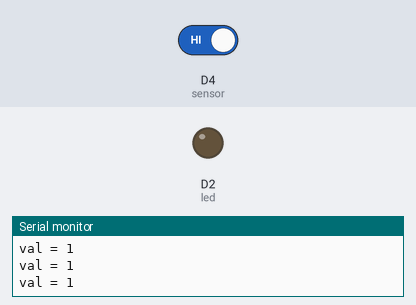
Simulated run of this sketch. Board: ESP8266 (NodeMCU). Parts: output pins drawn as LEDs (lit = HIGH), the last lines printed to the serial monitor. The inputs (shaded band) are chosen by the test bench; at power-on: D4 (sensor) HIGH.

Above: at 1.2 s.
1.3 s: D4 (sensor) driven LOW
At 2.1 s:
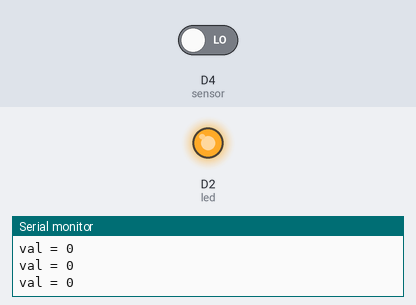
2.8 s: D4 (sensor) driven HIGH
At 3.3 s:
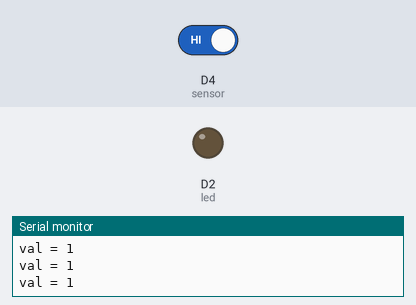
Timing chart, 0 to 5.8 s (numbered marks = the images above; inputs shaded):
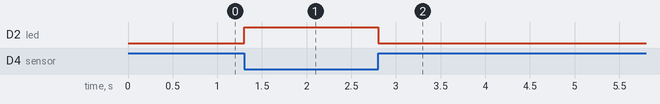

The sketch:

objectdetect.ino
```cpp
int led = D2;
int sensor = D4;
int val = 0;
void setup() {
  pinMode(led, OUTPUT);
  pinMode(sensor, INPUT);
  Serial.begin(9600);
}

void loop() {
  val = digitalRead(sensor);
  Serial.print("val = ");
  Serial.println(val);
  if (val == 0) {
    digitalWrite(led, HIGH);
  }
  else {
    digitalWrite(led, LOW);
  }
  delay(100);
}
// ในช่วงแรก LED ตรวจพบกระดาษขาวในระยะมากกว่า15 cm ซึ่งสามารถแก้ไขได้โดยใช้ไขควงไขทำให้ LED สามารถตรวจพบกระดาษขาวได้ในระยะ 15 cm ดับเมื่อตรวจไม่พบหรือวัตถุอยู่ไกลกว่า 15 cm และเมื่อทดลองกับวัตถุชนิดต่างๆ 5 ชนิดได้แก่
// ฝากล่องพลาสติกสีขาว 8 cm, กระเป๋าสตางค์สีเนื้อ 13 cm,เครื่องคิดเลขสีดำ 5 cm, จานพลาสติกสีส้ม 11 cm,แฟ้มใสสีเขียว 14 cm
// จะเห็นว่าวัตถุสีขาวใสสะท้อนคลื่นสัญญาณ infraredได้ดีกว่าสีอื่นและเป็นลักษณะสีทึบ
```

Measured:
- after the input at 1.3 s, D2 (led): LOW → HIGH at once
- after the input at 2.8 s, D2 (led): HIGH → LOW at once
